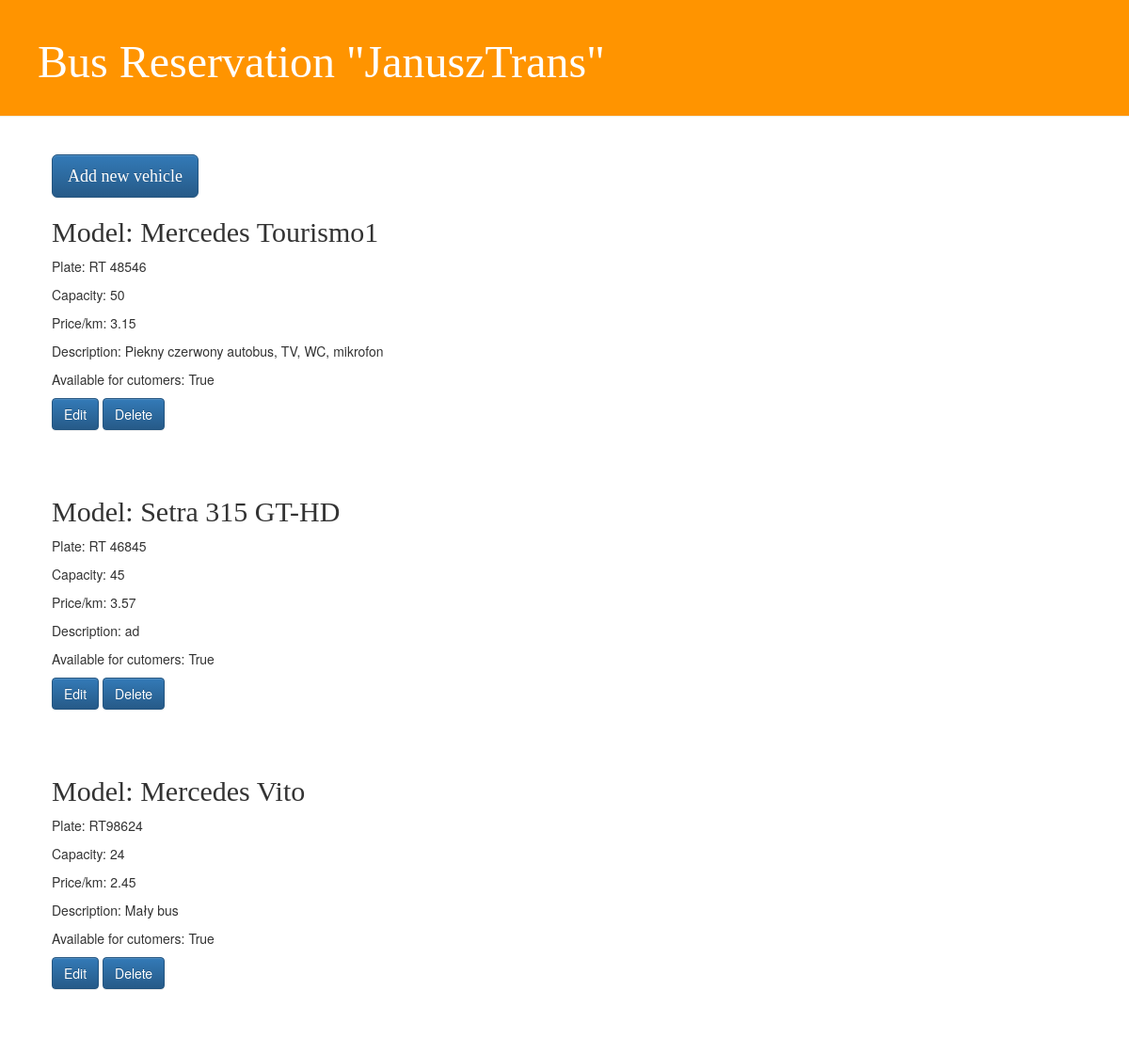
The page /panel/ on the database as committed earlier.
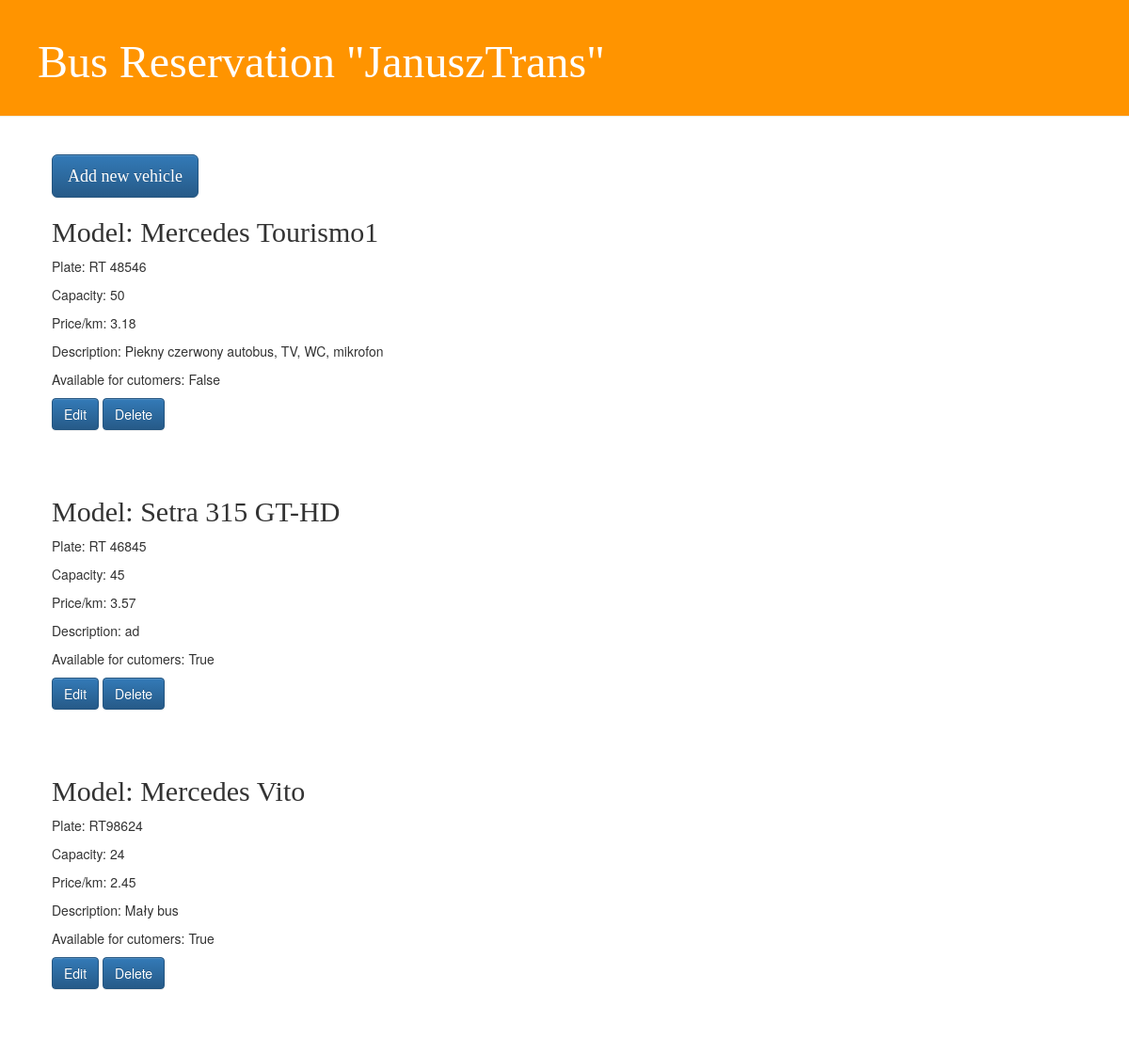
The same page on the database as committed later.
### busreserv/models.py (models this page shows, shortened)
class Bus(models.Model): # Base model of Bus
    description = models.CharField(max_length=200)
    brand = models.CharField(max_length=150)
    plate_nr = models.CharField(max_length=10)
    people_capacity = models.IntegerField()
    price_per_km = models.DecimalField(max_digits=5, decimal_places=2)
    available_for_cutomers = models.BooleanField(default=True)

### busreserv/views.py (the view)
# urls.py: url(r'^panel/$', views.panel_view, name='panel'),
def panel_view(request):
    buses = Bus.objects.all()
    return render(request, 'busreserv/panel.html', {'buses' : buses})

### busreserv/templates/busreserv/panel.html
{% extends 'busreserv/base.html' %}
{% block content %}
		<h2><a href="{% url 'new_vehicle_name' %}"><button type="button" class="btn btn-primary btn-lg">Add new vehicle</button> </a></h2>
		{% for Bus in buses %}
			    <div class="bus">
				<h2>Model: {{ Bus.brand }}</h2>
				<p>Plate: {{ Bus.plate_nr }}</p>
				<p>Capacity: {{ Bus.people_capacity }}</p>
				<p>Price/km: {{ Bus.price_per_km }}</p>
				<p>Description: {{ Bus.description }}</p>
				<p>Available for cutomers: {{Bus.available_for_cutomers}}</p>
				<a href="{% url 'edit_vehicle' pk=Bus.pk %}"><button type="button" class="btn btn-primary btn-md">Edit</button> </a>
				<a href="{% url 'delete_vehicle_name' pk=Bus.pk %}"><button type="button" class="btn btn-primary btn-md">Delete</button> </a>
			    </div>
		{% endfor %}
{% endblock content %}

Rows that differ between the two databases and show on the page:
changed Bus "Mercedes Tourismo1": price_per_km "3.15" → "3.18"; available_for_cutomers "True" → "False"
